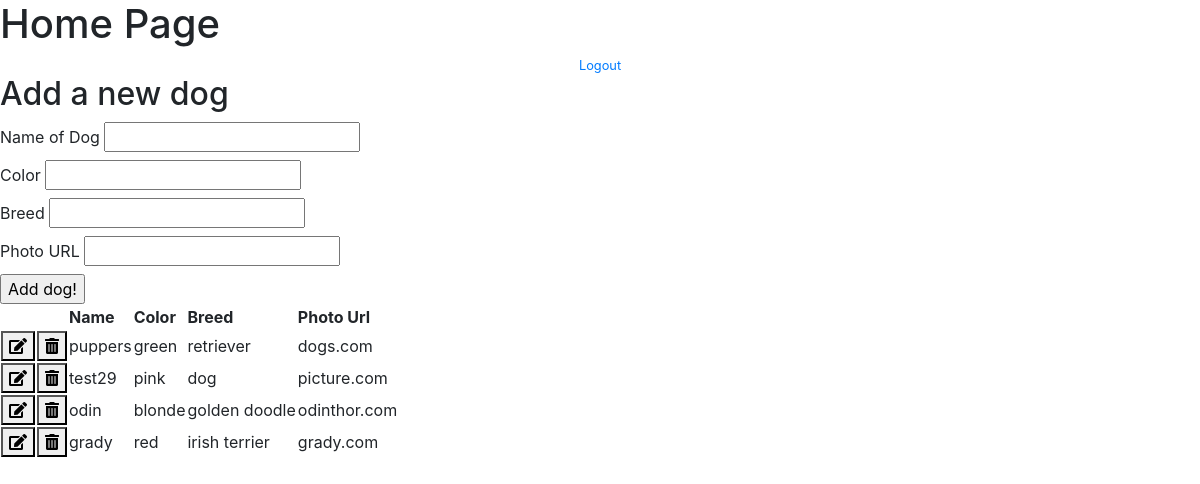
Before: / (signed in) with the older database file.
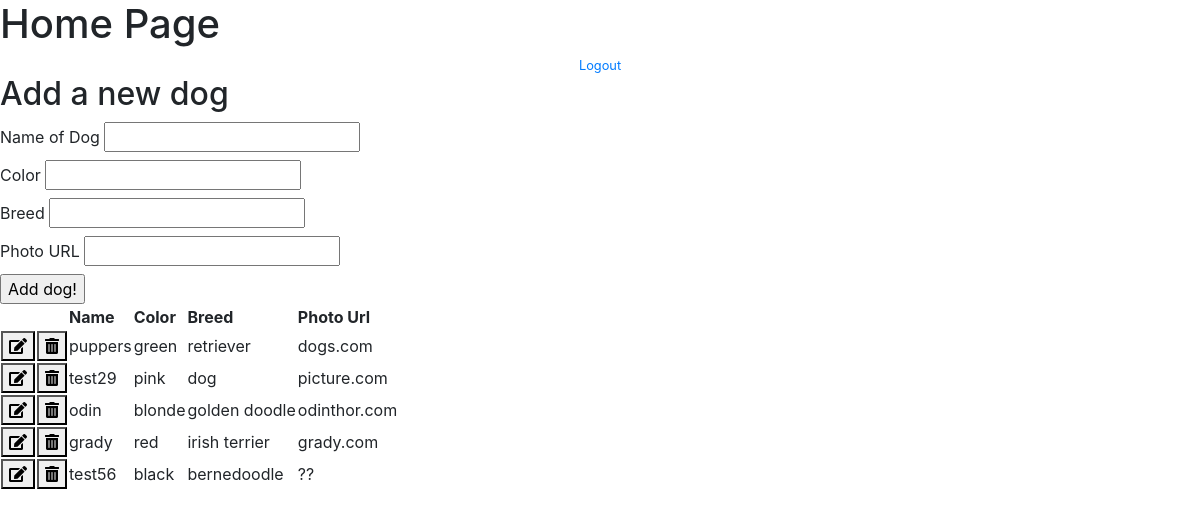
After: the same page with the newer database file.
### tables this page shows
CREATE TABLE dog (
  id INTEGER PRIMARY KEY,
  dogname TEXT UNIQUE NOT NULL,
  color TEXT NOT NULL,
  breed TEXT NOT NULL,
  photo_url TEXT,
  dog_owner_id INTEGER
 REFERENCES dog_owner
(id)
);

### flask2/dogs.py (the view)
@bp.route('/')
@login_required
def index():
    db = get_db()
    dogs = db.execute(
        'SELECT d.id, d.dogname, d.breed, d.color, d.dog_owner_id, d.photo_url, d_o.created, d_o.username'
        ' FROM dog d JOIN dog_owner d_o ON d.dog_owner_id = d_o.id'
        ' ORDER BY d_o.created DESC'
    ).fetchall()
    print(dogs)
    return render_template('index.html', dogs=dogs)

### flask2/auth.py (called while the page is built)
def login_required(view):
    @functools.wraps(view)
    def wrapped_view(**kwargs):
        print('here')
        print(session)
        if not 'user_id' in session:
            return redirect(url_for('auth.login'))
        return view(**kwargs)
    return wrapped_view

### flask2/db.py (called while the page is built)
def get_db():
    if 'db' not in g:
        g.db = sqlite3.connect(
            current_app.config['DATABASE'],
            detect_types=sqlite3.PARSE_DECLTYPES
        )
        g.db.row_factory = sqlite3.Row
    return g.db

### flask2/templates/index.html (shortened to what this page needs)
<!DOCTYPE html>
<html lang="en">
<head>
    <link rel="stylesheet" href="https://use.fontawesome.com/releases/v5.1.0/css/all.css"
>
    <link rel="stylesheet" href="https://stackpath.bootstrapcdn.com/bootstrap/4.1.1/css/bootstrap.min.css"
>
</head>
<body>
    <h1>Home Page</h1>
    <a class="d-block text-center mt-2 small" href="{{ url_for('auth.logout')}}">Logout</a>
    <h2>Add a new dog</h2>
    <form action="{{url_for('dogs.create')}}" method='POST'>
        <label for="">Name of Dog
            <input type="text" name='dogname'>
        </label>
       <br>
        <label for="">Color
            <input type="text" name='color'>
        </label>
       <br>
        <label for="">Breed
            <input type="text" name='breed'>
        </label>
       <br>
        <label for="">Photo URL
            <input type="text" name='photo_url'>
        </label>
       <br>
        <input type="submit" value='Add dog!'>
       <br>
    </form>
    <table>
    <thead>
        <tr>
            <th></th>
            <th></th>
            <th>Name</th>
            <th>Color</th>
            <th>Breed</th>
            <th>Photo Url</th>
        </tr>
    </thead>
    {% for dog in dogs %}
    <tr>
        <td align="center"><form><button type='submit' formaction="{{url_for('dogs.update', dogname=dog['dogname'])}}" formmethod="GET"><i class="fas fa-edit"></i></button></form></td>
                <td align="center">
                    <form method="POST" action="{{url_for('dogs.delete', dogname=dog['dogname'])}}"><button type='submit' ><i
                                class="fas fa-trash-alt"></i></button></form>
                </td>
        <td>{{dog["dogname"]}}</td>
        <td>{{dog["color"]}}</td>
        <td>{{dog["breed"]}}</td>
        <td>{{dog["photo_url"]}}</td>
    </tr>
    {% endfor %}
    </table>
</body>
</html>

Changed rows visible on the page:
added dog: dogname "test56", color "black", breed "bernedoodle", photo_url "??"
